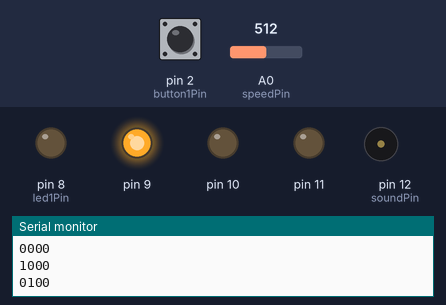
Recording of a sketch running on a simulated Arduino Uno, built with avr-gcc and run on an emulated ATmega328P. On the bench: output pins drawn as LEDs (lit = HIGH), buzzer (waves = sounding), the last lines printed to the serial monitor. Dashed ring = blinking. Inputs (shaded band) come from the test bench; at power-on: A0 (speedPin) = 512, pin 2 (button1Pin) LOW.

Above: at 1.5 s.
1.6 s: A0 (speedPin) set to 6
At 2.05 s:
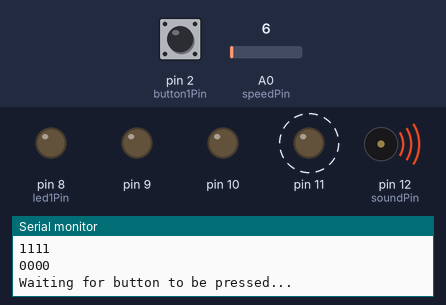
5.1 s: A0 (speedPin) set to 26
At 6.4 s:
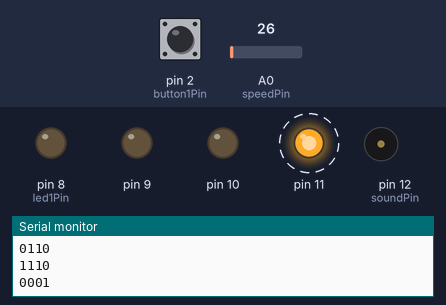
8.6 s: pin 2 (button1Pin) pulled HIGH for 0.65 s
12.1 s: A0 (speedPin) set to 0
At 12.56 s:
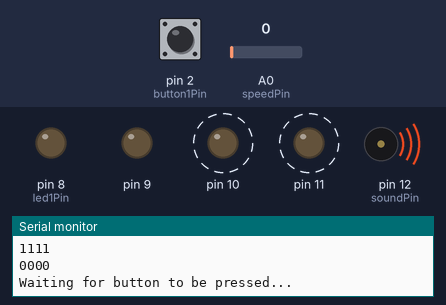
15.6 s: A0 (speedPin) set to 511
At 16.4 s:
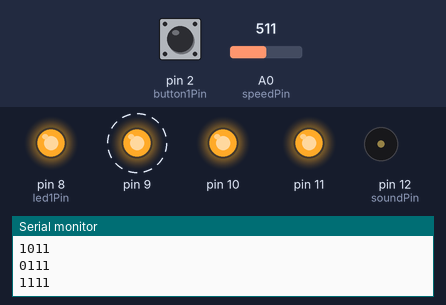
19.1 s: A0 (speedPin) set to 716
At 22.1 s:
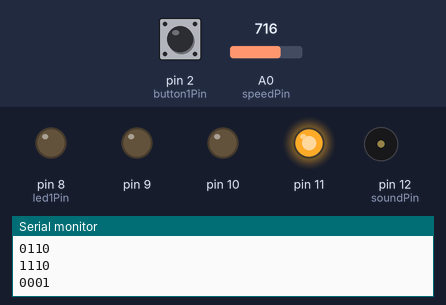
Timing chart, 0 to 38.3 s (numbered marks = the images above; inputs shaded):
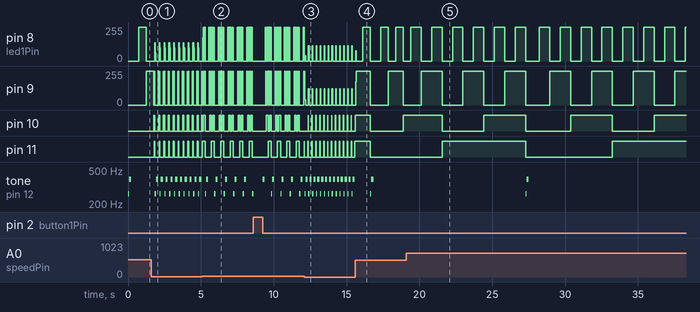

Measured:
- after the input at 1.6 s, tone on pin 12 (soundPin): silent → 262 Hz after 0.25 s, then repeats every 0.33 s: 392 Hz 0.15 s, silent 0.10 s, 262 Hz 0.08 s
- after the input at 5.1 s, pin 11: alternates HIGH for 0.21 s and LOW for 0.44 s, starting after 0.19 s
- after the input at 12.1 s, pin 11: alternates HIGH for 0.03 s and LOW for 0.24 s, starting at once
- after the input at 15.6 s, pin 9: alternates 255/255 for 1.0 s and 0/255 for 1.3 s, starting at once
- after the input at 19.1 s, pin 10: alternates HIGH for 2.9 s and LOW for 2.9 s, starting after 2.5 s
- by itself, pin 9: repeats every 0.24 s: 0/255 0.20 s, 123/255 0.04 s
- by itself, pin 11: alternates HIGH for 0.05 s and LOW for 0.28 s

The sketch:

binaryCounter.ino
```cpp
/*
  Binary Counter  - 4 LEDs count 0 to 15

  Wire digital out 8,9,10,11 to leds (with 300ohm resistors)
  2016, David Whitney
*/

// Digital pins (on/off - high or low voltage only)
const int button1Pin = 2;  // pushbutton #1 pin
const int led1Pin = 8;     // first LED pin
const int soundPin = 12;   // buzzer

// Analog pins (any value)
const int speedPin = 0;   // analog potentiometer (0-1024)

/**
 * Configure the digital pins as input or output.
 * Enable the USB port to send debugging text.
 * This setup function runs _once_ when you press reset or power the board
 */
void setup() {

  // wait for serial port to connect. Needed for USB port.
  Serial.begin( 9600 );
  while (!Serial) {}

  // initialize digital pins 8-11 as outputs to the LEDs.
  pinMode( led1Pin, OUTPUT);
  pinMode( led1Pin+1, OUTPUT);
  pinMode( led1Pin+2, OUTPUT);
  pinMode( led1Pin+3, OUTPUT);

  pinMode( soundPin, OUTPUT);

  // init our input pin connected to the button
  pinMode( button1Pin, INPUT);

  Serial.println("Starting");
}


/**
 * Turn on an LED representing a bit (first led's pin# is 8)
 * @param bitPos - which bit (0-3) we are turning on
 */
void on( int bitPos ) {
  digitalWrite( bitPos + led1Pin, HIGH );
  Serial.print("1");
}

void off( int bitPos ) {
  digitalWrite( bitPos + led1Pin, LOW );
  Serial.print("0");
}


/**
 * convert number into bits and turn on LEDs
 */
void display( int n ) {

  for (int b = 0; b < 4; b++) {
    if (n & 0x1) {
      on( b );
    } else {
      off( b );
    }
    n = n >> 1;
  }
  Serial.println();
}

/**
 * If the button is pressed, the curcuit will be grounded (LOW)
 * If the button is not pressed then the 10K resistor will show a HIGH voltage
 * @return true if button is pressed
 */
bool buttonPressed( int buttonPin ) {
  int buttonVoltage = digitalRead( buttonPin );
  // Serial.println( buttonVoltage );
  return (buttonVoltage == LOW);
}


/**
 * find the frequency for the letter note and play it.
 * @param note from middle 'c' to high 'C'
 * @param duration - ms to play note
 */
void playNote( char note, int duration ) {
  char names[] =      { 'c', 'd', 'e', 'f', 'g', 'a', 'b', 'C' };
  int frequencies[] = { 262, 294, 330, 349, 392, 440, 494, 523 };

  int frequency = 0;
  for (int i=0; i < 8; i++) {
    if (names[i] == note) {             // Is this the one?
      frequency = frequencies[i];       // Yes!
      break;
    }
  }

  tone( soundPin, frequency, duration);
  delay( duration );
}


/**
 * Main loop
 * Wait for button to be pressed, then count from 1 to 15 in binary
 */
void loop() {

  playNote('c', 80 );
  //playNote('g', 80 );

  Serial.println("Waiting for button to be pressed...");
  while (!buttonPressed( button1Pin )) {  }  // don't proceed until button

  playNote('g', 150 );

  for (int i=0; i <16; i++) {
    display( i );

    // potentiometer will send a voltage between 0 and 5v which results in
    // (0-1024) on analog pin A0
    int speed = analogRead( speedPin );
    // Serial.println( sensorValue );

    delay( speed );  // wait 0 to 1024 ms
  }

  display( 0 );  // 0 turns off all LEDs

  //exit(0);
}
```
